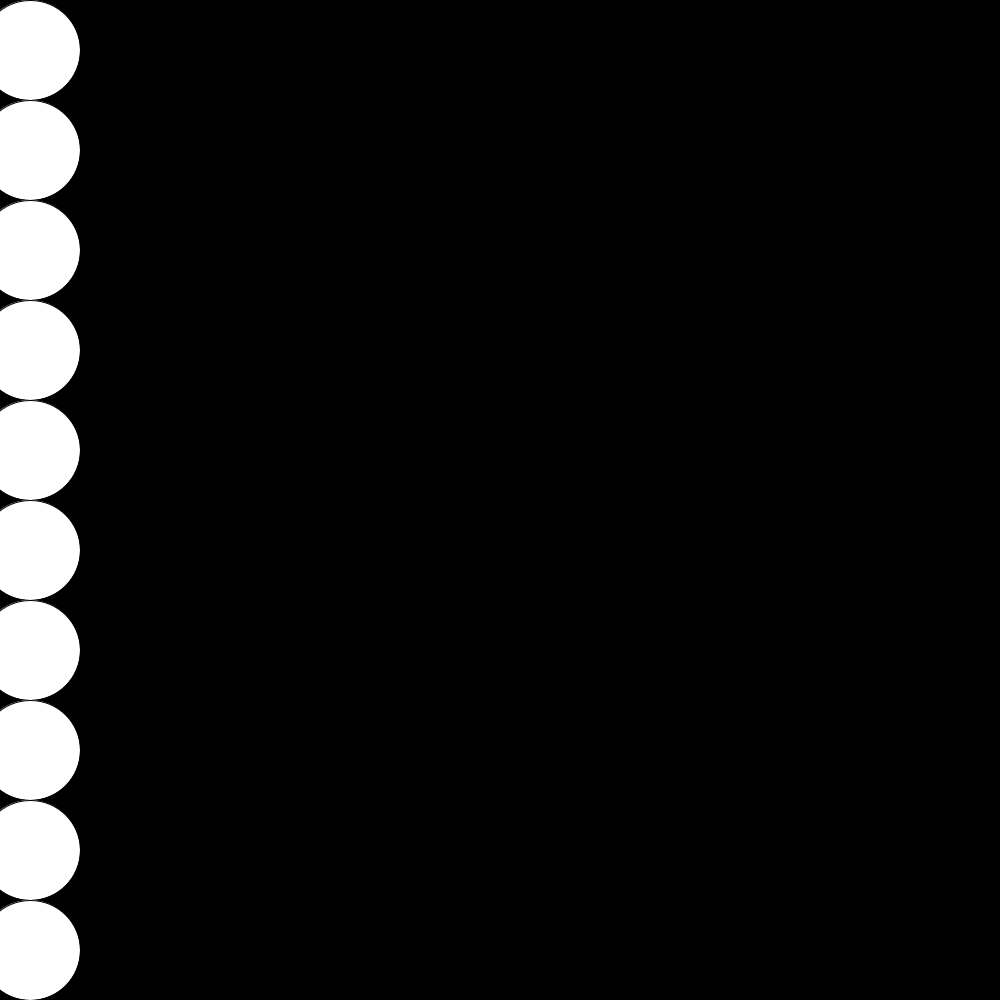
Frame 1 (no input)
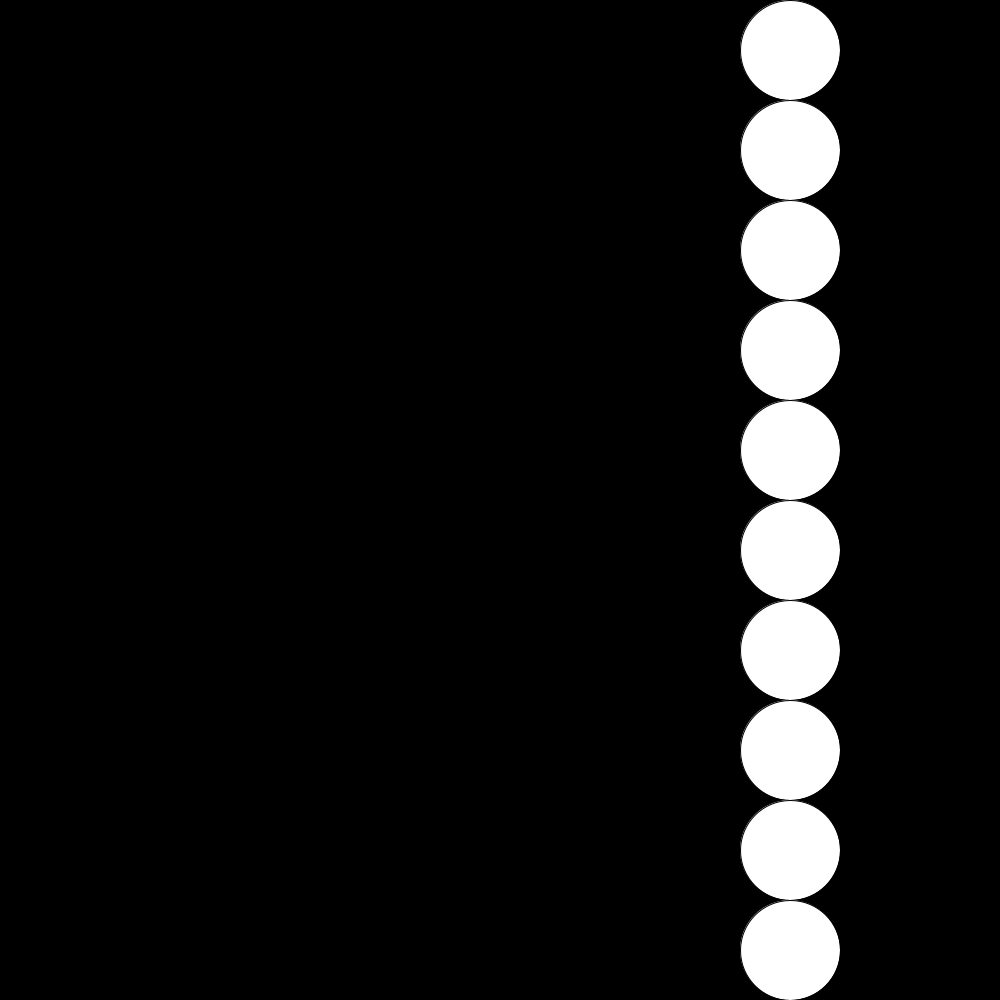
Frame 60 (the mouse pressed at the canvas centre just before this capture)
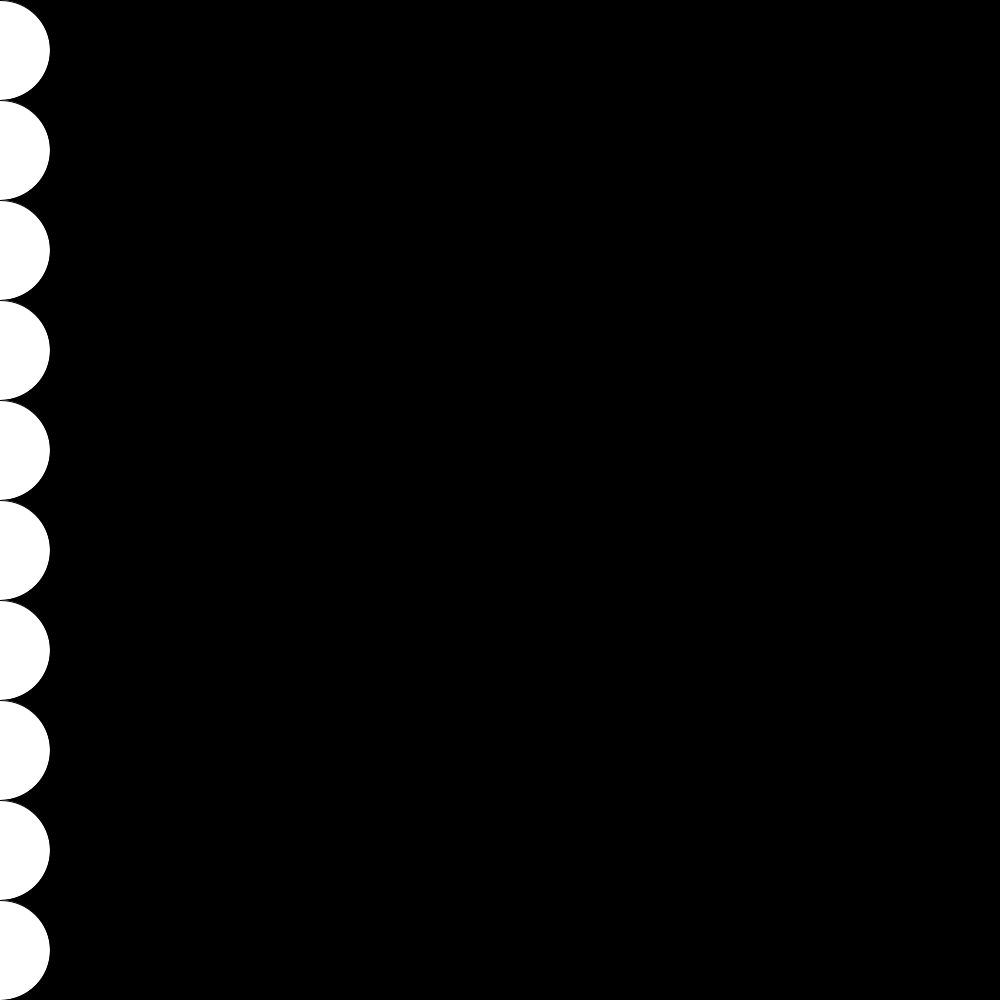
Frame 120 (the mouse held since frame 60 and released just before this capture)

The Processing sketch that drew these frames (run headless with seeded random() and noise(); from frame 60 on, the mouse is pressed at the canvas centre):

// Processing sketch: deber2_parte2
// ── deber2_parte2.pde
//VARIABLES GLOBALES
boolean is = false;
void setup() {
  frameRate(20); //USO LA FUNCION FRAMERATE QUE DISMINUYE LA VELOCIDAD A LA QUE SE MOVERAN LOS CIRCULOS, SI NO NO ES VISIBLE
  size(1000,1000); //TAMANO DE PANTALLA
 
}
int pos = width/10; //DIVIDO A LA PANTALLA EN 10 HORIZONTALMENTE
int posY = (height/10)+40; //DIVIDO A LA PANTALLA EN 10 VERTICALMENTE
void draw() {
  background(0); //HAGO QUE LOS CIRCULOS YA DIBUJADOS SE OCULTEN DESPUES DE CADA REPETICION
  
  
  if(pos <= width && is == false){ //SI LA POSICION DEL CIRCULO ES MENOR QUE EL ANCHO DE LA PANTALLA Y MI VARIABLE IS ES FALSA, SUMO 20 A LA POSICION
    println(is + "IF 1");
    println(pos);
    
    pos+=20;
    
  }

  
  if (pos >= width || is == true) { ////SI LA POSICION DEL CIRCULO ES MAYOR QUE EL ANCHO DE LA PANTALLA O MI VARIABLE IS ES VERDADERA, RESTO 20 A LA POSICION
    pos -= 20;
    println(pos);
    is = true;
    println(is + "IF 2");
    
  }
    
 if(pos <= 0){ //SI LA POSICION DEL CIRCULO ES MENOR QUE 0 Y MI VARIABLE IS ES VERDADERA, LA POSICION ES IGUAL A 0 PARA INGRESAR AL PRIMER IF
      pos =0;
    }
   
//DIBUJO LOS 10 CIRCULOS Y MUEVO SU POSICION 
   ellipse(pos, posY, 100, 100); 
   ellipse(pos, posY+100, 100, 100);
   ellipse(pos, posY+200, 100, 100);
   ellipse(pos, posY+300 , 100, 100);
   ellipse(pos,posY+400 , 100, 100);
   ellipse(pos, posY+500, 100, 100);
   ellipse(pos, posY+600, 100, 100);
   ellipse(pos,posY+700 , 100, 100);
   ellipse(pos,posY+800 , 100, 100);
   ellipse(pos,posY+900 , 100, 100);
  
  
}
